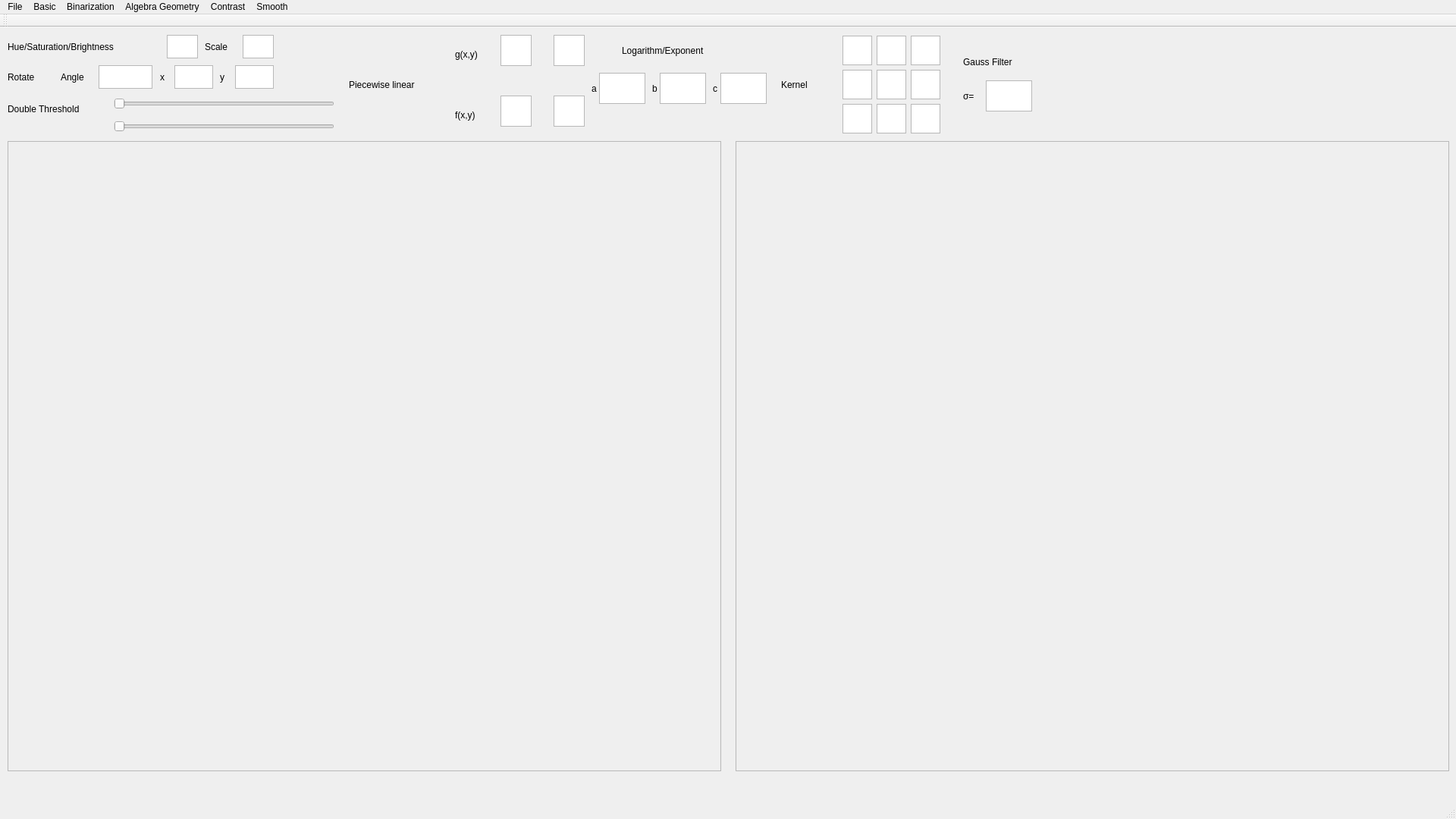
<?xml version="1.0" encoding="UTF-8"?>
<ui version="4.0">
 <class>Notepad</class>
 <widget class="QMainWindow" name="Notepad">
  <property name="geometry">
   <rect>
    <x>0</x>
    <y>0</y>
    <width>1920</width>
    <height>1080</height>
   </rect>
  </property>
  <property name="windowTitle">
   <string>Image Processing</string>
  </property>
  <widget class="QWidget" name="centralWidget">
   <widget class="QScrollArea" name="scrollArea">
    <property name="geometry">
     <rect>
      <x>10</x>
      <y>150</y>
      <width>941</width>
      <height>831</height>
     </rect>
    </property>
    <property name="widgetResizable">
     <bool>true</bool>
    </property>
    <widget class="QWidget" name="scrollAreaWidgetContents">
     <property name="geometry">
      <rect>
       <x>0</x>
       <y>0</y>
       <width>939</width>
       <height>829</height>
      </rect>
     </property>
    </widget>
   </widget>
   <widget class="QTextEdit" name="hueText">
    <property name="geometry">
     <rect>
      <x>220</x>
      <y>10</y>
      <width>41</width>
      <height>31</height>
     </rect>
    </property>
   </widget>
   <widget class="QLabel" name="hueLabel">
    <property name="geometry">
     <rect>
      <x>10</x>
      <y>10</y>
      <width>201</width>
      <height>31</height>
     </rect>
    </property>
    <property name="text">
     <string>Hue/Saturation/Brightness</string>
    </property>
   </widget>
   <widget class="QSlider" name="threshold1">
    <property name="geometry">
     <rect>
      <x>150</x>
      <y>90</y>
      <width>291</width>
      <height>22</height>
     </rect>
    </property>
    <property name="orientation">
     <enum>Qt::Horizontal</enum>
    </property>
   </widget>
   <widget class="QSlider" name="threshold2">
    <property name="geometry">
     <rect>
      <x>150</x>
      <y>120</y>
      <width>291</width>
      <height>22</height>
     </rect>
    </property>
    <property name="orientation">
     <enum>Qt::Horizontal</enum>
    </property>
   </widget>
   <widget class="QLabel" name="doubleThresholdLabel">
    <property name="geometry">
     <rect>
      <x>10</x>
      <y>100</y>
      <width>131</width>
      <height>16</height>
     </rect>
    </property>
    <property name="text">
     <string>Double Threshold</string>
    </property>
   </widget>
   <widget class="QScrollArea" name="scrollArea_2">
    <property name="geometry">
     <rect>
      <x>970</x>
      <y>150</y>
      <width>941</width>
      <height>831</height>
     </rect>
    </property>
    <property name="widgetResizable">
     <bool>true</bool>
    </property>
    <widget class="QWidget" name="scrollAreaWidgetContents_2">
     <property name="geometry">
      <rect>
       <x>0</x>
       <y>0</y>
       <width>939</width>
       <height>829</height>
      </rect>
     </property>
    </widget>
   </widget>
   <widget class="QLabel" name="scaleLabel">
    <property name="geometry">
     <rect>
      <x>270</x>
      <y>10</y>
      <width>41</width>
      <height>31</height>
     </rect>
    </property>
    <property name="text">
     <string>Scale</string>
    </property>
   </widget>
   <widget class="QTextEdit" name="scaleText">
    <property name="geometry">
     <rect>
      <x>320</x>
      <y>10</y>
      <width>41</width>
      <height>31</height>
     </rect>
    </property>
   </widget>
   <widget class="QLabel" name="rotateLabel">
    <property name="geometry">
     <rect>
      <x>10</x>
      <y>50</y>
      <width>51</width>
      <height>31</height>
     </rect>
    </property>
    <property name="text">
     <string>Rotate</string>
    </property>
   </widget>
   <widget class="QLabel" name="rotateAnglelabel">
    <property name="geometry">
     <rect>
      <x>80</x>
      <y>50</y>
      <width>41</width>
      <height>31</height>
     </rect>
    </property>
    <property name="text">
     <string>Angle</string>
    </property>
   </widget>
   <widget class="QTextEdit" name="rotateAngleText">
    <property name="geometry">
     <rect>
      <x>130</x>
      <y>50</y>
      <width>71</width>
      <height>31</height>
     </rect>
    </property>
   </widget>
   <widget class="QTextEdit" name="rotateXText">
    <property name="geometry">
     <rect>
      <x>230</x>
      <y>50</y>
      <width>51</width>
      <height>31</height>
     </rect>
    </property>
   </widget>
   <widget class="QTextEdit" name="rotateYText">
    <property name="geometry">
     <rect>
      <x>310</x>
      <y>50</y>
      <width>51</width>
      <height>31</height>
     </rect>
    </property>
   </widget>
   <widget class="QLabel" name="rotateXLabel">
    <property name="geometry">
     <rect>
      <x>211</x>
      <y>50</y>
      <width>20</width>
      <height>31</height>
     </rect>
    </property>
    <property name="text">
     <string>x</string>
    </property>
   </widget>
   <widget class="QLabel" name="rotateYLabel">
    <property name="geometry">
     <rect>
      <x>290</x>
      <y>50</y>
      <width>21</width>
      <height>31</height>
     </rect>
    </property>
    <property name="text">
     <string>y</string>
    </property>
   </widget>
   <widget class="QLabel" name="piecewiseLinearlabel">
    <property name="geometry">
     <rect>
      <x>460</x>
      <y>60</y>
      <width>131</width>
      <height>31</height>
     </rect>
    </property>
    <property name="text">
     <string>Piecewise linear</string>
    </property>
   </widget>
   <widget class="QLabel" name="gxylabel">
    <property name="geometry">
     <rect>
      <x>600</x>
      <y>20</y>
      <width>72</width>
      <height>31</height>
     </rect>
    </property>
    <property name="text">
     <string>g(x,y)</string>
    </property>
   </widget>
   <widget class="QLabel" name="fxyLabel">
    <property name="geometry">
     <rect>
      <x>600</x>
      <y>100</y>
      <width>72</width>
      <height>31</height>
     </rect>
    </property>
    <property name="text">
     <string>f(x,y)</string>
    </property>
   </widget>
   <widget class="QTextEdit" name="cText">
    <property name="geometry">
     <rect>
      <x>660</x>
      <y>10</y>
      <width>41</width>
      <height>41</height>
     </rect>
    </property>
   </widget>
   <widget class="QTextEdit" name="aText">
    <property name="geometry">
     <rect>
      <x>660</x>
      <y>90</y>
      <width>41</width>
      <height>41</height>
     </rect>
    </property>
   </widget>
   <widget class="QTextEdit" name="bText">
    <property name="geometry">
     <rect>
      <x>730</x>
      <y>90</y>
      <width>41</width>
      <height>41</height>
     </rect>
    </property>
   </widget>
   <widget class="QTextEdit" name="dText">
    <property name="geometry">
     <rect>
      <x>730</x>
      <y>10</y>
      <width>41</width>
      <height>41</height>
     </rect>
    </property>
   </widget>
   <widget class="QLabel" name="logarithmLabel">
    <property name="geometry">
     <rect>
      <x>820</x>
      <y>10</y>
      <width>161</width>
      <height>41</height>
     </rect>
    </property>
    <property name="text">
     <string>Logarithm/Exponent</string>
    </property>
   </widget>
   <widget class="QLabel" name="logarithmALabel">
    <property name="geometry">
     <rect>
      <x>780</x>
      <y>60</y>
      <width>16</width>
      <height>41</height>
     </rect>
    </property>
    <property name="text">
     <string>a</string>
    </property>
   </widget>
   <widget class="QLabel" name="logarithmBLabel">
    <property name="geometry">
     <rect>
      <x>860</x>
      <y>60</y>
      <width>16</width>
      <height>41</height>
     </rect>
    </property>
    <property name="text">
     <string>b</string>
    </property>
   </widget>
   <widget class="QLabel" name="logarithmCLabel">
    <property name="geometry">
     <rect>
      <x>940</x>
      <y>60</y>
      <width>16</width>
      <height>41</height>
     </rect>
    </property>
    <property name="text">
     <string>c</string>
    </property>
   </widget>
   <widget class="QTextEdit" name="logarithmAText">
    <property name="geometry">
     <rect>
      <x>790</x>
      <y>60</y>
      <width>61</width>
      <height>41</height>
     </rect>
    </property>
   </widget>
   <widget class="QTextEdit" name="logarithmBText">
    <property name="geometry">
     <rect>
      <x>870</x>
      <y>60</y>
      <width>61</width>
      <height>41</height>
     </rect>
    </property>
   </widget>
   <widget class="QTextEdit" name="logarithmCText">
    <property name="geometry">
     <rect>
      <x>950</x>
      <y>60</y>
      <width>61</width>
      <height>41</height>
     </rect>
    </property>
   </widget>
   <widget class="QWidget" name="gridLayoutWidget">
    <property name="geometry">
     <rect>
      <x>1100</x>
      <y>0</y>
      <width>151</width>
      <height>151</height>
     </rect>
    </property>
    <layout class="QGridLayout" name="kernel">
     <item row="2" column="0">
      <widget class="QTextEdit" name="kernelText21"/>
     </item>
     <item row="3" column="0">
      <widget class="QTextEdit" name="kernelText31"/>
     </item>
     <item row="1" column="2">
      <widget class="QTextEdit" name="kernelText13"/>
     </item>
     <item row="1" column="1">
      <widget class="QTextEdit" name="kernelText12"/>
     </item>
     <item row="3" column="1">
      <widget class="QTextEdit" name="kernelText32"/>
     </item>
     <item row="2" column="2">
      <widget class="QTextEdit" name="kernelText23"/>
     </item>
     <item row="3" column="2">
      <widget class="QTextEdit" name="kernelText33"/>
     </item>
     <item row="1" column="0">
      <widget class="QTextEdit" name="kernelText11"/>
     </item>
     <item row="2" column="1">
      <widget class="QTextEdit" name="kernelText22"/>
     </item>
    </layout>
   </widget>
   <widget class="QLabel" name="kernelLabel">
    <property name="geometry">
     <rect>
      <x>1030</x>
      <y>60</y>
      <width>51</width>
      <height>31</height>
     </rect>
    </property>
    <property name="text">
     <string>Kernel</string>
    </property>
   </widget>
   <widget class="QLabel" name="GaussLabel">
    <property name="geometry">
     <rect>
      <x>1270</x>
      <y>30</y>
      <width>101</width>
      <height>31</height>
     </rect>
    </property>
    <property name="text">
     <string>Gauss Filter</string>
    </property>
   </widget>
   <widget class="QLabel" name="sigmaLabel">
    <property name="geometry">
     <rect>
      <x>1270</x>
      <y>70</y>
      <width>31</width>
      <height>41</height>
     </rect>
    </property>
    <property name="text">
     <string>σ=</string>
    </property>
   </widget>
   <widget class="QTextEdit" name="sigmaText">
    <property name="geometry">
     <rect>
      <x>1300</x>
      <y>70</y>
      <width>61</width>
      <height>41</height>
     </rect>
    </property>
   </widget>
  </widget>
  <widget class="QMenuBar" name="menuBar">
   <property name="geometry">
    <rect>
     <x>0</x>
     <y>0</y>
     <width>1920</width>
     <height>26</height>
    </rect>
   </property>
   <widget class="QMenu" name="menuFile">
    <property name="title">
     <string>File</string>
    </property>
    <addaction name="actionOpen"/>
    <addaction name="actionSave"/>
    <addaction name="actionSave_As"/>
    <addaction name="actionOpen_Second"/>
   </widget>
   <widget class="QMenu" name="menuBasic">
    <property name="title">
     <string>Basic</string>
    </property>
    <widget class="QMenu" name="menuColor">
     <property name="title">
      <string>Color</string>
     </property>
     <addaction name="actionRed"/>
     <addaction name="actionGreen"/>
     <addaction name="actionBlue"/>
    </widget>
    <addaction name="menuColor"/>
    <addaction name="actionGrey"/>
    <addaction name="actionHue"/>
    <addaction name="actionSaturation"/>
    <addaction name="actionBrightness"/>
   </widget>
   <widget class="QMenu" name="menuBinarization">
    <property name="title">
     <string>Binarization</string>
    </property>
    <addaction name="actionOtsu"/>
    <addaction name="actionDouble_Threshold"/>
   </widget>
   <widget class="QMenu" name="menuAlgebra_Geometry">
    <property name="title">
     <string>Algebra Geometry</string>
    </property>
    <widget class="QMenu" name="menuScale">
     <property name="title">
      <string>Scale</string>
     </property>
     <addaction name="actionNearest"/>
     <addaction name="actionBilinear"/>
    </widget>
    <widget class="QMenu" name="menuRotate">
     <property name="title">
      <string>Rotate</string>
     </property>
     <addaction name="actionNearest_2"/>
     <addaction name="actionBilinear_2"/>
    </widget>
    <addaction name="actionAdd"/>
    <addaction name="actionSubtract"/>
    <addaction name="actionMultiply"/>
    <addaction name="actionCrop"/>
    <addaction name="menuScale"/>
    <addaction name="menuRotate"/>
   </widget>
   <widget class="QMenu" name="menuContrast">
    <property name="title">
     <string>Contrast</string>
    </property>
    <widget class="QMenu" name="menuLinear">
     <property name="title">
      <string>Linear</string>
     </property>
     <addaction name="actionNormal_Linear"/>
     <addaction name="actionPiecewise_Linear"/>
    </widget>
    <widget class="QMenu" name="menuNonlinear">
     <property name="title">
      <string>Nonlinear</string>
     </property>
     <addaction name="actionLogarithm"/>
     <addaction name="actionExponent"/>
    </widget>
    <addaction name="menuLinear"/>
    <addaction name="menuNonlinear"/>
    <addaction name="actionHistogram"/>
    <addaction name="actionEqualization"/>
   </widget>
   <widget class="QMenu" name="menuSmooth">
    <property name="title">
     <string>Smooth</string>
    </property>
    <addaction name="actionMean"/>
    <addaction name="actionMedian"/>
    <addaction name="actionGauss"/>
    <addaction name="actionCustom_Kernel"/>
   </widget>
   <addaction name="menuFile"/>
   <addaction name="menuBasic"/>
   <addaction name="menuBinarization"/>
   <addaction name="menuAlgebra_Geometry"/>
   <addaction name="menuContrast"/>
   <addaction name="menuSmooth"/>
  </widget>
  <widget class="QToolBar" name="mainToolBar">
   <attribute name="toolBarArea">
    <enum>TopToolBarArea</enum>
   </attribute>
   <attribute name="toolBarBreak">
    <bool>false</bool>
   </attribute>
  </widget>
  <widget class="QStatusBar" name="statusBar"/>
  <action name="actionOpen">
   <property name="text">
    <string>Open</string>
   </property>
  </action>
  <action name="actionRed">
   <property name="text">
    <string>Red</string>
   </property>
  </action>
  <action name="actionGreen">
   <property name="text">
    <string>Green</string>
   </property>
  </action>
  <action name="actionBlue">
   <property name="text">
    <string>Blue</string>
   </property>
  </action>
  <action name="actionGrey">
   <property name="text">
    <string>Grey</string>
   </property>
  </action>
  <action name="actionHue">
   <property name="text">
    <string>Hue</string>
   </property>
  </action>
  <action name="actionSaturation">
   <property name="text">
    <string>Saturation</string>
   </property>
  </action>
  <action name="actionBrightness">
   <property name="text">
    <string>Brightness</string>
   </property>
  </action>
  <action name="actionSave">
   <property name="text">
    <string>Save</string>
   </property>
  </action>
  <action name="actionSave_As">
   <property name="text">
    <string>Save As</string>
   </property>
  </action>
  <action name="actionOtsu">
   <property name="text">
    <string>Otsu</string>
   </property>
  </action>
  <action name="actionDouble_Threshold">
   <property name="text">
    <string>Double Threshold</string>
   </property>
  </action>
  <action name="actionAdd">
   <property name="text">
    <string>Add</string>
   </property>
  </action>
  <action name="actionSubtract">
   <property name="text">
    <string>Subtract</string>
   </property>
  </action>
  <action name="actionMultiply">
   <property name="text">
    <string>Multiply</string>
   </property>
  </action>
  <action name="actionCrop">
   <property name="text">
    <string>Crop</string>
   </property>
  </action>
  <action name="actionOpen_Second">
   <property name="text">
    <string>Open Second</string>
   </property>
  </action>
  <action name="actionNearest">
   <property name="text">
    <string>Nearest</string>
   </property>
  </action>
  <action name="actionBilinear">
   <property name="text">
    <string>Bilinear</string>
   </property>
  </action>
  <action name="actionNearest_2">
   <property name="text">
    <string>Nearest</string>
   </property>
  </action>
  <action name="actionBilinear_2">
   <property name="text">
    <string>Bilinear</string>
   </property>
  </action>
  <action name="actionNormal_Linear">
   <property name="text">
    <string>Normal Linear</string>
   </property>
  </action>
  <action name="actionPiecewise_Linear">
   <property name="text">
    <string>Piecewise Linear</string>
   </property>
  </action>
  <action name="actionLogarithm">
   <property name="text">
    <string>Logarithm</string>
   </property>
  </action>
  <action name="actionExponent">
   <property name="text">
    <string>Exponent</string>
   </property>
  </action>
  <action name="actionHistogram">
   <property name="text">
    <string>Histogram</string>
   </property>
  </action>
  <action name="actionEqualization">
   <property name="text">
    <string>Equalization</string>
   </property>
  </action>
  <action name="actionMean">
   <property name="text">
    <string>Mean</string>
   </property>
  </action>
  <action name="actionMedian">
   <property name="text">
    <string>Median</string>
   </property>
  </action>
  <action name="actionGauss">
   <property name="text">
    <string>Gauss</string>
   </property>
  </action>
  <action name="actionCustom_Kernel">
   <property name="text">
    <string>Custom Kernel</string>
   </property>
  </action>
 </widget>
 <layoutdefault spacing="6" margin="11"/>
 <resources/>
 <connections/>
</ui>
